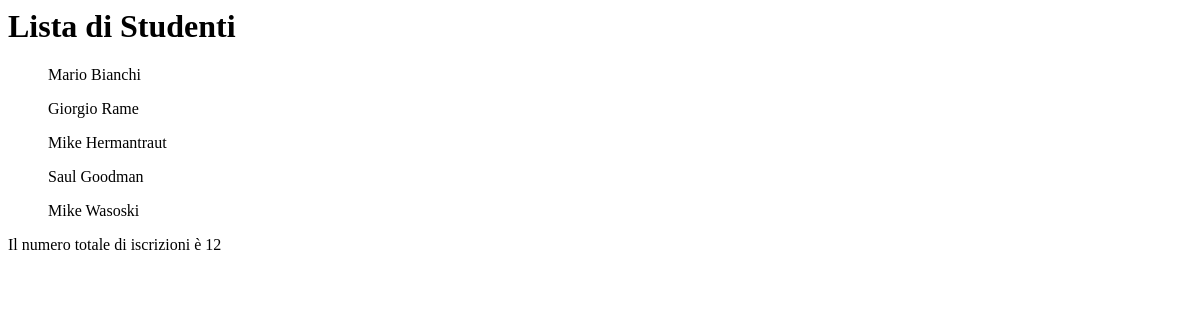
The page /studenti_iscritti/ on the database as committed earlier.
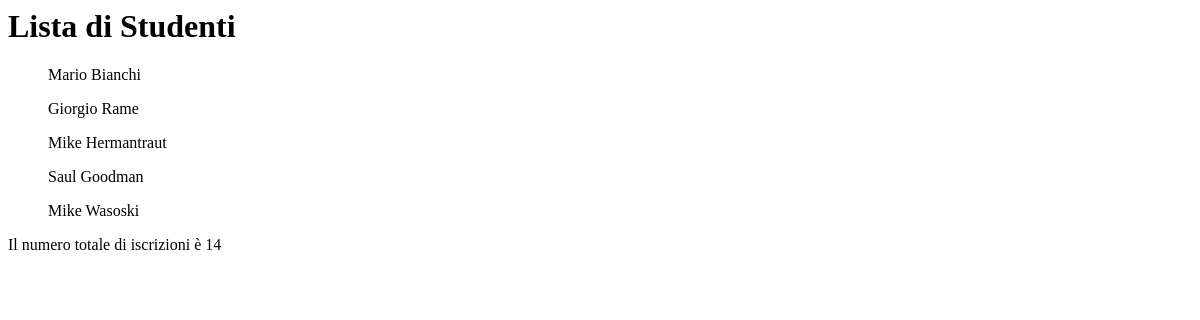
The same page on the database as committed later.
### iscrizioni/models.py (models this page shows, shortened)
class Studente(models.Model):
    name=models.CharField(max_length=50)
    surname=models.CharField(max_length=50)
    class Meta: verbose_name_plural = "Studenti"

class Insegnamento(models.Model):
    titolo = models.CharField(max_length=50)
    studenti= models.ManyToManyField(Studente, default=None)
    class Meta:verbose_name_plural = "Insegnamenti"

### iscrizioni/views.py (the view)
# urls.py: path('studenti_iscritti/', ListaStudentiIscritti.as_view(), name = "studentiiscritti" ),
class ListaStudentiIscritti(ListView):
    model = Studente
    template_name= "studenti_iscritti.html"
    def get_model_name(self):
        return self.model._meta.verbose_name_plural
    def get_context_data(self, **kwargs):
        ctx = super().get_context_data(**kwargs)
        ctx["titolo"] = "Lista Studenti con Iscrizioni"
        return ctx
    def get_totale_iscrizioni(self):
        count=0
        for i in Insegnamento.objects.all():
            count += i.studenti.all().count()
        return count

### iscrizioni/templates/studenti_iscritti.html (shortened to what this page needs)
{%  extends 'base.html' %}
{% block content %}
<h1> Lista di {{ view.get_model_name }} </h1>
{% for p in object_list %}
<ul>
    {{ p.name }} {{ p.surname }}
</ul>
{% endfor %}
<p> Il numero totale di iscrizioni è {{ view.get_totale_iscrizioni }}</p>
{% endblock %}

### cbvprj/templates/base.html (shortened to what this page needs)
{% block content %}{% endblock %}

Rows that differ between the two databases and show on the page:
removed Insegnamento: get_totale_iscrizioni "12"
added Insegnamento: get_totale_iscrizioni "14"
